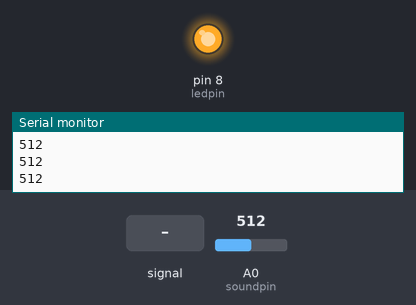
A sketch run on a simulated Arduino Uno, built with avr-gcc and run on an emulated ATmega328P. On the bench: output pins drawn as LEDs (lit = HIGH), the last lines printed to the serial monitor. Inputs (shaded band) come from the test bench; at power-on: A0 (soundpin) = 512.

Above: at 1.2 s.
1.3 s: A0 (soundpin) fed a 200 Hz sine of ±460 counts around its level
4.3 s: A0 (soundpin) set to 716
5.8 s: A0 (soundpin) set to 85
7.3 s: A0 (soundpin) set to 73
At 8.5 s:
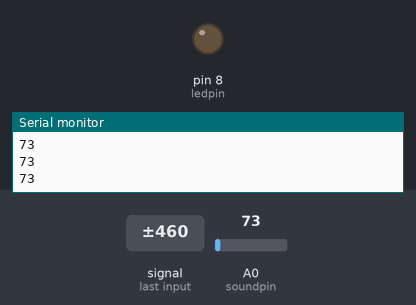
8.8 s: A0 (soundpin) set to 90
At 9.8 s:
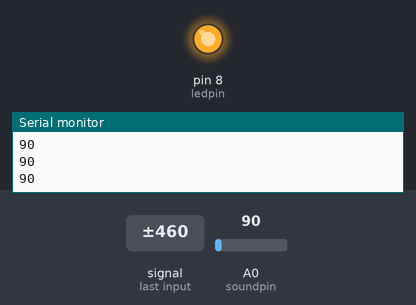
Timing chart, 0 to 11.3 s (numbered marks = the images above; inputs shaded):
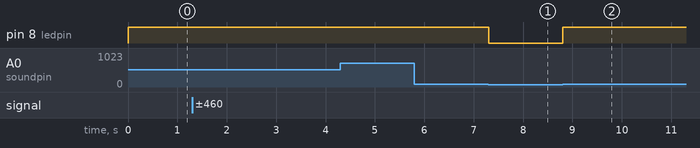

Measured:
- the behaviour switches between 81 and 80 on A0 (soundpin) (found by bisection; images 0 and 1)
- after the input at 7.3 s, pin 8 (ledpin): HIGH → LOW at once
- after the input at 8.8 s, pin 8 (ledpin): LOW → HIGH at once

The sketch:

LED_CONTROL_BY_SOUNDMODULE.ino
```cpp
int soundpin=A0;
int ledpin=8;
int soundval;
void setup() {
  // put your setup code here, to run once:
pinMode(ledpin,OUTPUT);
pinMode(soundpin,INPUT);
Serial.begin(9600);
}

void loop() {
  // put your main code here, to run repeatedly:
soundval=analogRead(soundpin);
Serial.println(soundval);
if(soundval<=80){
  digitalWrite(ledpin,LOW);
}
if(soundval>=81){
  digitalWrite(ledpin,HIGH);
}
}
```
